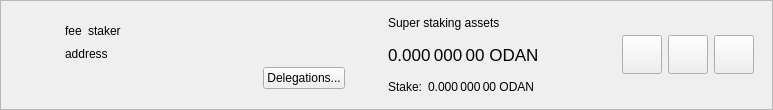
<?xml version="1.0" encoding="UTF-8"?>
<ui version="4.0">
 <class>SuperStakerItemWidget</class>
 <widget class="QWidget" name="SuperStakerItemWidget">
  <property name="geometry">
   <rect>
    <x>0</x>
    <y>0</y>
    <width>773</width>
    <height>110</height>
   </rect>
  </property>
  <property name="sizePolicy">
   <sizepolicy hsizetype="Preferred" vsizetype="Maximum">
    <horstretch>0</horstretch>
    <verstretch>0</verstretch>
   </sizepolicy>
  </property>
  <property name="windowTitle">
   <string>Form</string>
  </property>
  <layout class="QVBoxLayout" name="verticalLayout_2">
   <property name="spacing">
    <number>0</number>
   </property>
   <property name="leftMargin">
    <number>0</number>
   </property>
   <property name="topMargin">
    <number>0</number>
   </property>
   <property name="rightMargin">
    <number>0</number>
   </property>
   <property name="bottomMargin">
    <number>0</number>
   </property>
   <item>
    <widget class="QFrame" name="superStakerItemFrame">
     <property name="frameShape">
      <enum>QFrame::StyledPanel</enum>
     </property>
     <property name="frameShadow">
      <enum>QFrame::Raised</enum>
     </property>
     <layout class="QHBoxLayout" name="horizontalLayout">
      <property name="topMargin">
       <number>0</number>
      </property>
      <property name="bottomMargin">
       <number>0</number>
      </property>
      <item>
       <widget class="QLabel" name="superStakerLogo">
        <property name="sizePolicy">
         <sizepolicy hsizetype="Fixed" vsizetype="Fixed">
          <horstretch>0</horstretch>
          <verstretch>0</verstretch>
         </sizepolicy>
        </property>
        <property name="minimumSize">
         <size>
          <width>40</width>
          <height>40</height>
         </size>
        </property>
        <property name="alignment">
         <set>Qt::AlignCenter</set>
        </property>
       </widget>
      </item>
      <item>
       <widget class="QStackedWidget" name="stackedWidget">
        <property name="currentIndex">
         <number>0</number>
        </property>
        <widget class="QWidget" name="page">
         <layout class="QHBoxLayout" name="horizontalLayout_4">
          <item>
           <layout class="QHBoxLayout" name="horizontalLayout_3">
            <item>
             <layout class="QVBoxLayout" name="verticalLayout">
              <property name="rightMargin">
               <number>15</number>
              </property>
              <item>
               <spacer name="verticalSpacer_2">
                <property name="orientation">
                 <enum>Qt::Vertical</enum>
                </property>
                <property name="sizeHint" stdset="0">
                 <size>
                  <width>20</width>
                  <height>0</height>
                 </size>
                </property>
               </spacer>
              </item>
              <item alignment="Qt::AlignLeft">
               <widget class="QWidget" name="widgetSuperStaker" native="true">
                <property name="minimumSize">
                 <size>
                  <width>280</width>
                  <height>0</height>
                 </size>
                </property>
                <layout class="QHBoxLayout" name="horizontalLayout_2" stretch="0,0,1">
                 <property name="leftMargin">
                  <number>0</number>
                 </property>
                 <property name="topMargin">
                  <number>0</number>
                 </property>
                 <property name="rightMargin">
                  <number>0</number>
                 </property>
                 <property name="bottomMargin">
                  <number>0</number>
                 </property>
                 <item alignment="Qt::AlignLeft">
                  <widget class="QLabel" name="labelFee">
                   <property name="text">
                    <string>fee</string>
                   </property>
                   <property name="textInteractionFlags">
                    <set>Qt::LinksAccessibleByMouse|Qt::TextSelectableByMouse</set>
                   </property>
                  </widget>
                 </item>
                 <item alignment="Qt::AlignLeft">
                  <widget class="QLabel" name="labelStaker">
                   <property name="text">
                    <string>staker</string>
                   </property>
                   <property name="textInteractionFlags">
                    <set>Qt::LinksAccessibleByMouse|Qt::TextSelectableByMouse</set>
                   </property>
                  </widget>
                 </item>
                 <item>
                  <spacer name="horizontalSpacer">
                   <property name="orientation">
                    <enum>Qt::Horizontal</enum>
                   </property>
                   <property name="sizeType">
                    <enum>QSizePolicy::Minimum</enum>
                   </property>
                   <property name="sizeHint" stdset="0">
                    <size>
                     <width>0</width>
                     <height>20</height>
                    </size>
                   </property>
                  </spacer>
                 </item>
                </layout>
               </widget>
              </item>
              <item>
               <widget class="QLabel" name="labelAddress">
                <property name="text">
                 <string>address</string>
                </property>
                <property name="textInteractionFlags">
                 <set>Qt::LinksAccessibleByMouse|Qt::TextSelectableByMouse</set>
                </property>
               </widget>
              </item>
              <item alignment="Qt::AlignRight">
               <widget class="QPushButton" name="buttonDelegations">
                <property name="text">
                 <string>Delegations...</string>
                </property>
               </widget>
              </item>
              <item>
               <spacer name="verticalSpacer">
                <property name="orientation">
                 <enum>Qt::Vertical</enum>
                </property>
                <property name="sizeHint" stdset="0">
                 <size>
                  <width>20</width>
                  <height>0</height>
                 </size>
                </property>
               </spacer>
              </item>
             </layout>
            </item>
            <item>
             <widget class="QWidget" name="vLineAssets" native="true">
              <property name="sizePolicy">
               <sizepolicy hsizetype="Preferred" vsizetype="Preferred">
                <horstretch>0</horstretch>
                <verstretch>0</verstretch>
               </sizepolicy>
              </property>
              <property name="minimumSize">
               <size>
                <width>1</width>
                <height>0</height>
               </size>
              </property>
             </widget>
            </item>
            <item>
             <widget class="QWidget" name="widgetStakingAssets" native="true">
              <property name="sizePolicy">
               <sizepolicy hsizetype="Minimum" vsizetype="Preferred">
                <horstretch>0</horstretch>
                <verstretch>0</verstretch>
               </sizepolicy>
              </property>
              <layout class="QVBoxLayout" name="verticalLayout_3">
               <property name="leftMargin">
                <number>15</number>
               </property>
               <property name="topMargin">
                <number>0</number>
               </property>
               <property name="rightMargin">
                <number>15</number>
               </property>
               <property name="bottomMargin">
                <number>0</number>
               </property>
               <item>
                <widget class="QLabel" name="labelAssetsText">
                 <property name="text">
                  <string>Super staking assets</string>
                 </property>
                 <property name="alignment">
                  <set>Qt::AlignLeading|Qt::AlignLeft|Qt::AlignVCenter</set>
                 </property>
                </widget>
               </item>
               <item>
                <widget class="QLabel" name="labelAssets">
                 <property name="font">
                  <font>
                   <pointsize>13</pointsize>
                  </font>
                 </property>
                 <property name="cursor">
                  <cursorShape>IBeamCursor</cursorShape>
                 </property>
                 <property name="toolTip">
                  <string>Your current spendable balance</string>
                 </property>
                 <property name="text">
                  <string notr="true">0.000 000 00 ODAN</string>
                 </property>
                 <property name="alignment">
                  <set>Qt::AlignLeading|Qt::AlignLeft|Qt::AlignVCenter</set>
                 </property>
                 <property name="textInteractionFlags">
                  <set>Qt::LinksAccessibleByMouse|Qt::TextSelectableByMouse</set>
                 </property>
                </widget>
               </item>
               <item>
                <layout class="QHBoxLayout" name="horizontalLayout_6">
                 <property name="spacing">
                  <number>6</number>
                 </property>
                 <item>
                  <widget class="QLabel" name="labelStakeText">
                   <property name="sizePolicy">
                    <sizepolicy hsizetype="Maximum" vsizetype="Preferred">
                     <horstretch>0</horstretch>
                     <verstretch>0</verstretch>
                    </sizepolicy>
                   </property>
                   <property name="text">
                    <string>Stake:</string>
                   </property>
                   <property name="alignment">
                    <set>Qt::AlignLeading|Qt::AlignLeft|Qt::AlignVCenter</set>
                   </property>
                  </widget>
                 </item>
                 <item>
                  <widget class="QLabel" name="labelStake">
                   <property name="text">
                    <string>0.000 000 00 ODAN</string>
                   </property>
                   <property name="alignment">
                    <set>Qt::AlignLeading|Qt::AlignLeft|Qt::AlignVCenter</set>
                   </property>
                   <property name="textInteractionFlags">
                    <set>Qt::LinksAccessibleByMouse|Qt::TextSelectableByMouse</set>
                   </property>
                  </widget>
                 </item>
                 <item>
                  <spacer name="horizontalSpacer_4">
                   <property name="orientation">
                    <enum>Qt::Horizontal</enum>
                   </property>
                   <property name="sizeType">
                    <enum>QSizePolicy::Minimum</enum>
                   </property>
                   <property name="sizeHint" stdset="0">
                    <size>
                     <width>0</width>
                     <height>0</height>
                    </size>
                   </property>
                  </spacer>
                 </item>
                </layout>
               </item>
              </layout>
             </widget>
            </item>
            <item>
             <spacer name="horizontalSpacer_2">
              <property name="orientation">
               <enum>Qt::Horizontal</enum>
              </property>
              <property name="sizeHint" stdset="0">
               <size>
                <width>0</width>
                <height>20</height>
               </size>
              </property>
             </spacer>
            </item>
            <item>
             <widget class="QToolButton" name="buttonConfig">
              <property name="text">
               <string/>
              </property>
              <property name="iconSize">
               <size>
                <width>32</width>
                <height>32</height>
               </size>
              </property>
             </widget>
            </item>
            <item>
             <widget class="QToolButton" name="buttonSplit">
              <property name="text">
               <string/>
              </property>
              <property name="iconSize">
               <size>
                <width>32</width>
                <height>32</height>
               </size>
              </property>
             </widget>
            </item>
            <item>
             <widget class="QToolButton" name="buttonRemove">
              <property name="text">
               <string/>
              </property>
              <property name="iconSize">
               <size>
                <width>32</width>
                <height>32</height>
               </size>
              </property>
             </widget>
            </item>
           </layout>
          </item>
         </layout>
        </widget>
        <widget class="QWidget" name="page_2">
         <layout class="QHBoxLayout" name="horizontalLayout_5">
          <item>
           <widget class="QLabel" name="labelNewSuperStaker">
            <property name="text">
             <string>Add new super stakers</string>
            </property>
           </widget>
          </item>
          <item>
           <spacer name="horizontalSpacer_3">
            <property name="orientation">
             <enum>Qt::Horizontal</enum>
            </property>
            <property name="sizeHint" stdset="0">
             <size>
              <width>408</width>
              <height>20</height>
             </size>
            </property>
           </spacer>
          </item>
          <item>
           <widget class="QToolButton" name="buttonRestore">
            <property name="text">
             <string/>
            </property>
            <property name="iconSize">
             <size>
              <width>32</width>
              <height>32</height>
             </size>
            </property>
           </widget>
          </item>
          <item>
           <widget class="QToolButton" name="buttonAdd">
            <property name="text">
             <string/>
            </property>
            <property name="iconSize">
             <size>
              <width>32</width>
              <height>32</height>
             </size>
            </property>
           </widget>
          </item>
         </layout>
        </widget>
       </widget>
      </item>
     </layout>
    </widget>
   </item>
  </layout>
 </widget>
 <resources/>
 <connections/>
</ui>
